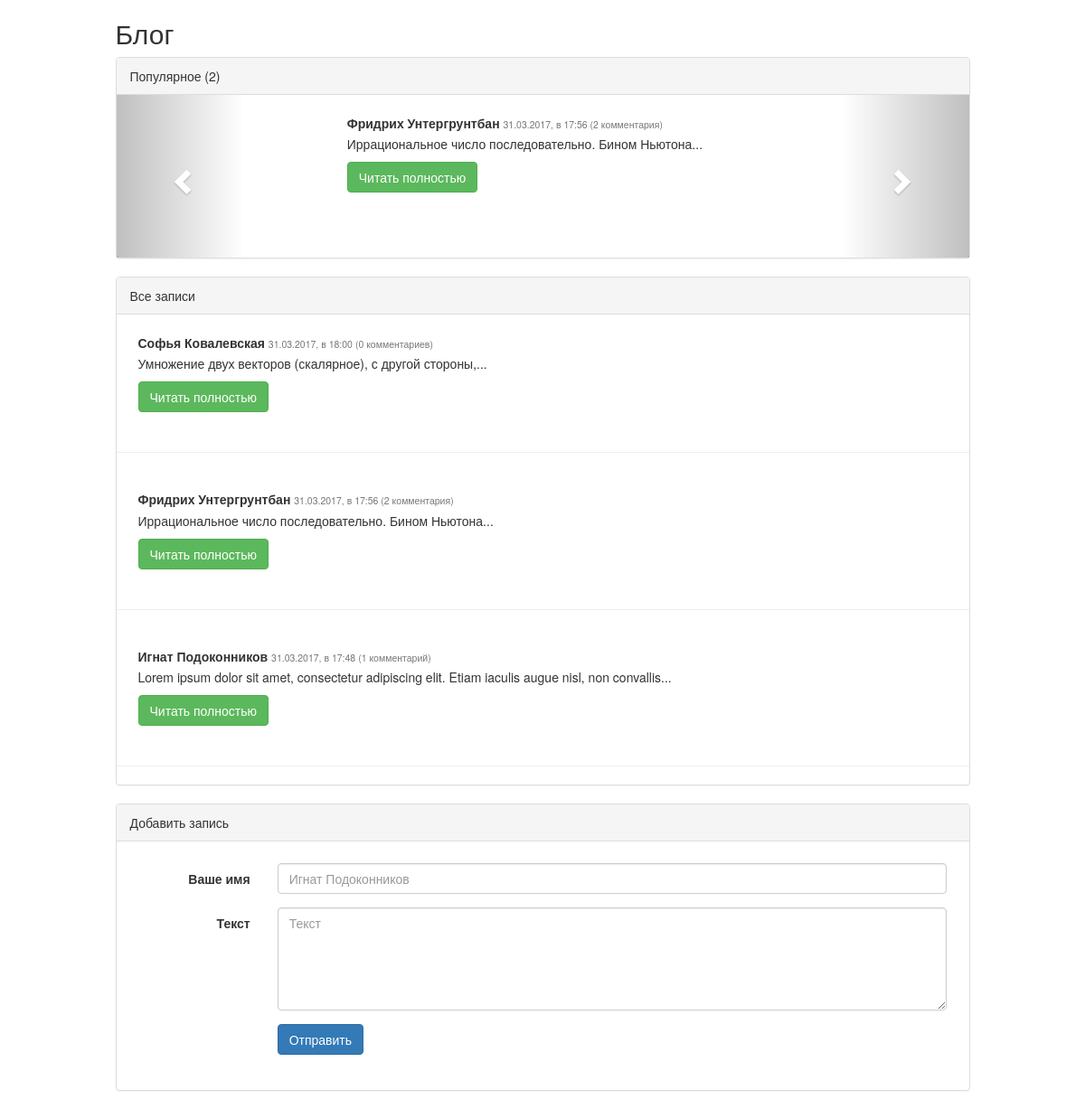
The page / on the database its author committed.
### tables this page shows
CREATE TABLE IF NOT EXISTS `blog` (
  `id` int(11) NOT NULL,
  `date` int(11) NOT NULL,
  `author` varchar(255) NOT NULL,
  `text` text NOT NULL
);

### application/core/view.php (called while the page is built, shortened)
<?php
class View implements ArrayAccess
{
    private $file;
    private $data;
    public function __construct($file)
    {
        $this->file = $file;
    }
    public function render($data)
    {
        $this->data = $data;
        include ($this->file);
    }
    public function fetch($data)
    {
        $this->render($data);
        return ob_get_clean();
    }
    public function offsetExists($offset)      { return isset($this->data[$offset]); }
    public function offsetGet($offset)         { return $this->data[$offset]; }
}

### application/controller/blog.php (called while the page is built, shortened)
<?php
class Blog extends Controller {
    public function init() {
        $this->layout = $this->loadView('_templates/layout');
    }
    public function index() {
        $result['top_posts'] = $this->blog_model->getTopPosts(5);
        $result['all_posts'] = $this->blog_model->getAllPosts($sort, $direction);
        $view = $this->loadView('blog/view');
        $this->layout->render(array('content' => $view->fetch($result)));
    }
}

### application/core/application.php (called while the page is built, shortened)
<?php
class Application
{
    private $url_controller = null;
    public function __construct()
    {
        if (!$this->url_controller) {
            $page = new $controller();
            $page->index();
        } else {
            throw new Exception("Can't load controller file controllers/{$this->url_controller}");
        }
    }
}

### public/index.php (called while the page is built, shortened)
<?php
require_once APP . 'core/model.php';
require_once APP . 'core/application.php';
require_once APP . 'core/controller.php';
require_once APP . 'core/view.php';
$app = new Application();

### application/core/model.php (called while the page is built)
<?php
class Model
{
    function __construct($db)
    {
        try {
            $this->db = $db;
        } catch (PDOException $e) {
            exit("Cant connect to database using provided settings");
        }
    }
}

### application/model/blog.php (called while the page is built, shortened)
<?php
class Blog_model extends Model
{
    public function getAllPosts()
    {
        $sql = "SELECT blog.*, COUNT(comments.id) AS comments FROM blog " .
                "LEFT JOIN comments ON comments.post_id = blog.id " .
                "GROUP BY comments.post_id ORDER BY date desc";
        $query = $this->db->prepare($sql);
        $query->execute();
        return $query->fetchAll();
    }
    public function getTopPosts($limit = 5)
    {
        $sql = "SELECT blog.*, COUNT(comments.id) AS comments FROM blog " .
                "LEFT JOIN comments ON comments.post_id = blog.id " .
                "GROUP BY comments.post_id HAVING comments > 0 " .
                "ORDER BY comments desc LIMIT {$limit}";
        $query = $this->db->prepare($sql);
        $query->execute();
        return $query->fetchAll();
    }
}

### application/helpers/text.php (called while the page is built, shortened)
<?php
function trim_text($input, $length, $ellipses = true) {
    $last_space = strrpos(substr($input, 0, $length), ' ');
    $trimmed_text = substr($input, 0, $last_space);
    if ($ellipses) {
        $trimmed_text .= '...';
    }
    return $trimmed_text;
}
function ending($number, $endings)
{
    $number = $number % 100;
    if ($number>=11 && $number<=19) {
        $ending=$endings[2];
    }
    else {
        $i = $number % 10;
        switch ($i)
        {
            case (1): $ending = $endings[0]; break;
            case (2):
            case (3):
            case (4): $ending = $endings[1]; break;
            default: $ending=$endings[2];
        }
    }
    return $ending;
}
?>

### application/view/blog/view.php (the view, shortened to what this page needs)
<h2>Блог</h2>
<?php if (!empty($this['top_posts'])): ?>
    <div class="row">
        <div class="col-lg-12">
            <div class="panel panel-default">
                <div class="panel-heading">
                    <span>Популярное (<?=count($this['top_posts'])?>)</span>
                </div>
                <div id="carousel-example-generic" class="carousel slide" data-ride="carousel">
                    <div class="carousel-inner" role="listbox">
                        <?php foreach ($this['top_posts'] as $k => $p): ?>
                            <div class="item<?php echo ($k == 0) ? ' active' : '' ?>">
                                <div class="well-lg">
                                    <div class="post">
                                        <div class="row">
                                            <div class="col-lg-6 col-lg-offset-3">
                                                <div class="row">
                                                    <div class="col-lg-12">
                                                        <h5 class="media-heading"><strong><?php echo $p->author; ?></strong> <small><?php echo date('d.m.Y, в H:i', $p->date); ?>
                                                                (<?php echo $p->comments . ' ' . ending($p->comments, ['комментарий', 'комментария', 'комментариев']) ?>)</small></h5>
                                                    </div>
                                                </div>
                                                <div class="row">
                                                    <div class="col-lg-12">
                                                        <p><?php echo trim_text($p->text, 100); ?></p>
                                                        <a class="btn btn-success" href="/blog/post/<?php echo $p->id ?>">Читать полностью</a>
                                                    </div>
                                                </div>
                                            </div>
                                        </div>
                                    </div>
                                </div>
                            </div>
                        <?php endforeach; ?>
                    </div>
                    <a class="left carousel-control" href="#carousel-example-generic" role="button" data-slide="prev">
                        <span class="glyphicon glyphicon-chevron-left" aria-hidden="true"></span>
                    </a>
                    <a class="right carousel-control" href="#carousel-example-generic" role="button" data-slide="next">
                        <span class="glyphicon glyphicon-chevron-right" aria-hidden="true"></span>
                    </a>
                </div>
            </div>
        </div>
    </div>
<?php endif; ?>
<div class="row">
    <div class="col-lg-12">
        <div class="panel panel-default">
            <div class="panel-heading">
                <span>Все записи</span>
            </div>
            <?php if (!empty($this['all_posts'])): ?>
                <?php foreach ($this['all_posts'] as $p): ?>
                    <div class="well-lg">
                        <div class="post">
                            <div class="row">
                                <div class="col-lg-12">
                                    <div class="row">
                                        <div class="col-lg-9">
                                            <h5 class="media-heading"><strong><?php echo $p->author; ?></strong> <small><?php echo date('d.m.Y, в H:i', $p->date); ?>
                                                    (<?php echo $p->comments . ' ' . ending($p->comments, ['комментарий', 'комментария', 'комментариев']) ?>)</small></h5>
                                        </div>
                                    </div>
                                    <div class="row">
                                        <div class="col-lg-12">
                                            <p><?php echo trim_text($p->text, 100); ?></p>
                                            <a class="btn btn-success" href="/blog/post/<?php echo $p->id ?>">Читать полностью</a>
                                        </div>
                                    </div>
                                </div>
                            </div>
                        </div>
                    </div>
                    <hr>
                <?php endforeach; ?>
            <?php endif; ?>
        </div>
    </div>
</div>
<div class="row">
    <div class="col-lg-12">
        <div class="panel panel-default">
            <div class="panel-heading">Добавить запись</div>
            <div class="form-wrapper">
                <form id="add-post" class="form-horizontal well-lg" action="#add-post" method="post" enctype="multipart/form-data">
                    <div class="form-group<?php echo (isset($this['validation_errors']) && $this['validation_errors']['author']) ? ' has-error' : ''; ?>">
                        <label for="name" class="col-lg-2 control-label">Ваше имя</label>
                        <div class="col-lg-10">
                            <input type="text" class="form-control" id="name" name="author" placeholder="Игнат Подоконников"
                                   value="<?php echo (isset($this['post']) && $this['post']['author']) ? $this['post']['author'] : ''; ?>">
                        </div>
                    </div>
                    <div class="form-group<?php echo (isset($this['validation_errors']) && $this['validation_errors']['text']) ? ' has-error' : ''; ?>">
                        <label for="text" class="col-lg-2 control-label">Текст</label>
                        <div class="col-lg-10">
                            <textarea rows="5" class="form-control" id="text" name="text" placeholder="Текст"><?php echo (isset($this['post']) && $this['post']['text']) ? $this['post']['text'] : ''; ?></textarea>
                        </div>
                    </div>
                    <div class="form-group">
                        <div class="col-lg-8 col-lg-offset-2">
                            <button type="submit" class="btn btn-primary">Отправить</button>
                        </div>
                    </div>
                </form>
            </div>
        </div>
    </div>
</div>

### public/css/style.css (style rules this page uses)
#carousel-example-generic { height: 180px; }

### rows shown on the page
blog: author "Фридрих Унтергрунтбан", date "31.03.2017, в 17:56", comments "2", comments "комментария", text "Иррациональное число последовательно. Бином Ньютона..."
blog: author "Софья Ковалевская", date "31.03.2017, в 18:00", comments "0", comments "комментариев", text "Умножение двух векторов (скалярное), с другой стороны,..."
blog: author "Игнат Подоконников", date "31.03.2017, в 17:48", comments "1", comments "комментарий", text "Lorem ipsum dolor sit amet, consectetur adipiscing elit. Etiam iaculis augue nisl, non convallis..."

### other values the page prints
count($this['top_posts']) "2"
